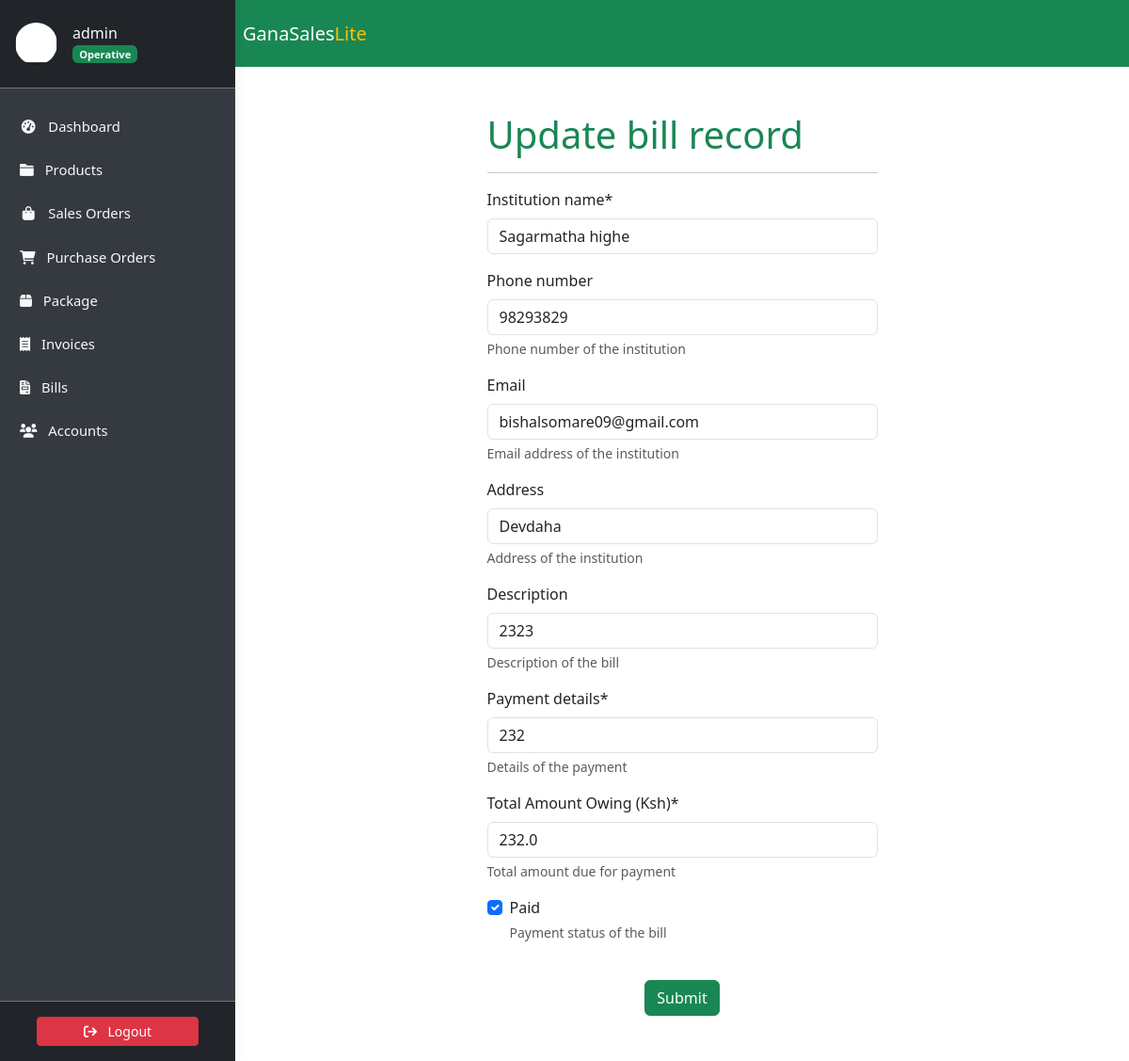
/bills/bill/bill/update/ (signed in), run on the app's committed database.
### accounts/models.py (models this page shows, shortened)
class Profile(models.Model):
    user = models.OneToOneField(
        User, on_delete=models.CASCADE, verbose_name='User'
    )
    slug = AutoSlugField(
        unique=True,
        verbose_name='Account ID',
        populate_from='email'
    )
    profile_picture = ProcessedImageField(
        default='profile_pics/default.jpg',
        upload_to='profile_pics',
        format='JPEG',
        processors=[ResizeToFill(150, 150)],
        options={'quality': 100}
    )
    telephone = PhoneNumberField(
        null=True, blank=True, verbose_name='Telephone'
    )
    email = models.EmailField(
        max_length=150, blank=True, null=True, verbose_name='Email'
    )
    first_name = models.CharField(
        max_length=30, blank=True, verbose_name='First Name'
    )
    last_name = models.CharField(
        max_length=30, blank=True, verbose_name='Last Name'
    )
    status = models.CharField(
        choices=STATUS_CHOICES,
        max_length=12,
        default='INA',
        verbose_name='Status'
    )
    role = models.CharField(
        choices=ROLE_CHOICES,
        max_length=12,
        blank=True,
        null=True,
        verbose_name='Role'
    )
    class Meta:
        ordering = ['slug']
        verbose_name = 'Profile'
        verbose_name_plural = 'Profiles'

### bills/models.py (models this page shows, shortened)
class Bill(models.Model):
    slug = AutoSlugField(unique=True, populate_from='date')
    date = models.DateTimeField(
        auto_now_add=True,
        verbose_name='Date (e.g., 2022/11/22)'
    )
    institution_name = models.CharField(
        max_length=30,
        blank=False,
        null=False
    )
    phone_number = models.PositiveIntegerField(
        blank=True,
        null=True,
        help_text='Phone number of the institution'
    )
    email = models.EmailField(
        blank=True,
        null=True,
        help_text='Email address of the institution'
    )
    address = models.CharField(
        max_length=255,
        blank=True,
        null=True,
        help_text='Address of the institution'
    )
    description = models.CharField(
        max_length=255,
        blank=True,
        null=True,
        help_text='Description of the bill'
    )
    payment_details = models.CharField(
        max_length=255,
        blank=False,
        null=False,
        help_text='Details of the payment'
    )
    amount = models.FloatField(
        verbose_name='Total Amount Owing (Ksh)',
        help_text='Total amount due for payment'
    )
    status = models.BooleanField(
        default=False,
        verbose_name='Paid',
        help_text='Payment status of the bill'
    )

### bills/views.py (the view, shortened to what this page needs)
class BillUpdateView(LoginRequiredMixin, UserPassesTestMixin, UpdateView):
    model = Bill
    template_name = 'bills/billupdate.html'
    fields = [
        'institution_name',
        'phone_number',
        'email',
        'address',
        'description',
        'payment_details',
        'amount',
        'status'
    ]
    def test_func(self):
        return self.request.user.profile in Profile.objects.all()

### bills/templates/bills/billupdate.html (shortened to what this page needs)
{% extends "store/base.html" %}
{% load static %}
{% load crispy_forms_tags %}
{% block title %}Update bill record{%endblock title%}{% block content %}
<div class="col container p-5">
    <div class="row">
        <div class="col-md-3 col-lg-3"></div>
          <div class="col-md-6 col-lg-6">
            <form method="POST" enctype="multipart/form-data">
                <section class="section-bg" id="plans">
                    <fieldset class="form-group">
                        <header class="section-header">
                            <h1 class="text-success">Update bill record</h1>
                            <hr>
                        </header>
                        {{ form.media }} {{ form|crispy }}
                    </fieldset>
                </section>
                <div class="form-group mt-4 text-center">
                    <button class="btn btn-success" type="submit">Submit</button>
                </div>
            </form>
        </div>
        <div class="col-md-3 col-lg-3"></div>
    </div>
</div>
{% endblock content %}

### store/templates/store/sidebar.html (shortened to what this page needs)
<link href="https://cdn.jsdelivr.net/npm/bootstrap@5.3.3/dist/css/bootstrap.min.css" rel="stylesheet">
<link href="https://cdnjs.cloudflare.com/ajax/libs/font-awesome/6.0.0-beta3/css/all.min.css" rel="stylesheet">
<aside class="sidebar" id="show-side-navigation1">
    <div class="sidebar-header d-flex align-items-center px-3 py-4 border-bottom border-secondary">
        <a href="{% url 'user-profile' %}" class="d-flex align-items-center text-decoration-none text-light">
            <img class="rounded-circle img-fluid" id="sidebar-img" width="45" src="{{ request.user.profile.profile_picture.url }}" alt="Profile Picture" />
            <div class="ms-3">
                <h5 class="fs-6 mb-0">
                    {{ request.user.username }}{% if request.user.profile.role == 'AD' %} <i class="fa-solid fa-circle-check text-success"></i>{% endif %}
                </h5>
                <span class="badge bg-success text-light">
                    {% if request.user.profile.role == 'AD' %}
                        Admin
                    {% elif request.user.profile.role == 'EX' %}
                        Executive
                    {% else %}
                        Operative
                    {% endif %}
                </span>
            </div>
        </a>
    </div>
    <div class="nav-container">
        <ul class="nav flex-column mt-3">
            <li class="nav-item mb-2">
                <a class="nav-link text-light {% if request.resolver_match.url_name == 'dashboard' %}active{% endif %}" href="{% url 'dashboard' %}">
                    <i class="fa fa-tachometer-alt fa-fw me-2"></i> Dashboard
                </a>
            </li>
            <li class="nav-item mb-2 dropdown">
                <a class="nav-link text-light {% if request.resolver_match.url_name == 'productslist' %}active{% endif %}" href="#" id="productsDropdown" role="button">
                    <i class="fa fa-folder me-2"></i> Products
                </a>
            </li>
            <li class="nav-item mb-2">
                <a class="nav-link text-light {% if request.resolver_match.url_name == 'saleslist' %}active{% endif %}" href="{% url 'saleslist' %}">
                    <i class="fa fa-shopping-bag fa-fw me-2"></i> Sales Orders
                </a>
            </li>
            <li class="nav-item mb-2">
                <a class="nav-link text-light {% if request.resolver_match.url_name == 'purchaseslist' %}active{% endif %}" href="{% url 'purchaseslist' %}">
                    <i class="fa fa-shopping-cart me-2"></i> Purchase Orders
                </a>
            </li>
            <li class="nav-item mb-2">
                <a class="nav-link text-light {% if request.resolver_match.url_name == 'deliveries' %}active{% endif %}" href="{% url 'deliveries' %}">
                    <i class="fa-solid fa-box me-2"></i> Package
                </a>
            </li>
            <li class="nav-item mb-2">
                <a class="nav-link text-light {% if request.resolver_match.url_name == 'invoicelist' %}active{% endif %}" href="{% url 'invoicelist' %}">
                    <i class="fa-solid fa-receipt me-2"></i> Invoices
                </a>
            </li>
            <li class="nav-item mb-2">
                <a class="nav-link text-light {% if request.resolver_match.url_name == 'bill_list' %}active{% endif %}" href="{% url 'bill_list' %}">
                    <i class="fa-solid fa-file-invoice me-2"></i> Bills
                </a>
            </li>
            <li class="nav-item mb-2 dropdown">
                <a class="nav-link text-light " href="#" id="accountsDropdown" role="button">
                    <i class="fa fa-users me-2"></i> Accounts
                </a>
            </li>
        </ul>
    </div>
    <div class="sidebar-footer position-relative w-100 text-center py-3 bg-dark border-top border-secondary mt-auto">
        <form method="post" action="{% url 'user-logout' %}">
            <button type="submit" class="btn btn-danger btn-sm w-75">
                <i class="fa fa-sign-out me-2"></i> Logout
            </button>
        </form>
    </div>
</aside>

### static/css/style.css (style rules this page uses)
:root { --dk-gray-100: #f3f4f6; --dk-gray-200: #e5e7eb; --dk-gray-300: #d1d5db; --dk-gray-400: #9ca3af; --dk-gray-500: #6b7280; --dk-gray-600: #4b5563; --dk-gray-700: #374151; --dk-gray-800: #1f2937; --dk-gray-900: #111827; --dk-dark-bg: #313348; --dk-darker-bg: #2a2b3d; --navbar-bg-color: #6f6486; --sidebar-bg-color: #252636; --sidebar-width: 250px; --sidebar-expanded-width: 230px; --sidebar-collapsed-width: 100px; --sidebar-header-bg: #212529; --nav-link-color: #adb5bd; --nav-link-active-bg: #495057; --dropdown-menu-bg: #495057; --dropdown-item-color: #adb5bd; --dropdown-item-active-bg: #6c757d; --sidebar-separator-bg: #4caf50; --logo-separator-height: 60px; --sidebar-item-height: 50px; --submenu-item-height: 45px; }
* { margin: 0; padding: 0; box-sizing: border-box; }
body { font-family: "Inter", sans-serif; background-color: #fff; overflow-x: hidden; }
a { text-decoration: none; }
.sidebar { font-size: 0.925rem; background-color: var(--sidebar-bg-color); width: var(--sidebar-width); transition: all 0.3s ease-in-out; z-index: 9999999; box-shadow: 0 0 10px rgba(0, 0, 0, 0.1); }
.sidebar .sidebar-header { background-color: var(--sidebar-header-bg); border-bottom: 1px solid #2a2b3c; padding: 15px; }
.sidebar ul > li > a { color: var(--dk-gray-400); text-decoration: none; }

### store/templates/store/sidebar.html (style rules this page uses)
.sidebar { width: 250px; background-color: #343a40; color: #fff; position: fixed; top: 0; bottom: 0; display: flex; flex-direction: column; z-index: 1030; transition: transform 0.3s ease; }
.sidebar-header { background-color: #212529; }
.nav-container { flex: 1; overflow-y: auto; padding: 5px; }
.nav-link { color: #adb5bd; padding: 0.5rem 1rem; }
.sidebar-footer { background-color: #212529; text-align: center; padding: 10px; }

### data on the page
Bill: institution_name "Sagarmatha highe", phone_number "98293829", email "bishalsomare09@gmail.com", address "Devdaha", description "2323", payment_details "232", amount "232.0", status "☑"

### other printed values
{{ request.user.username }} "admin"
